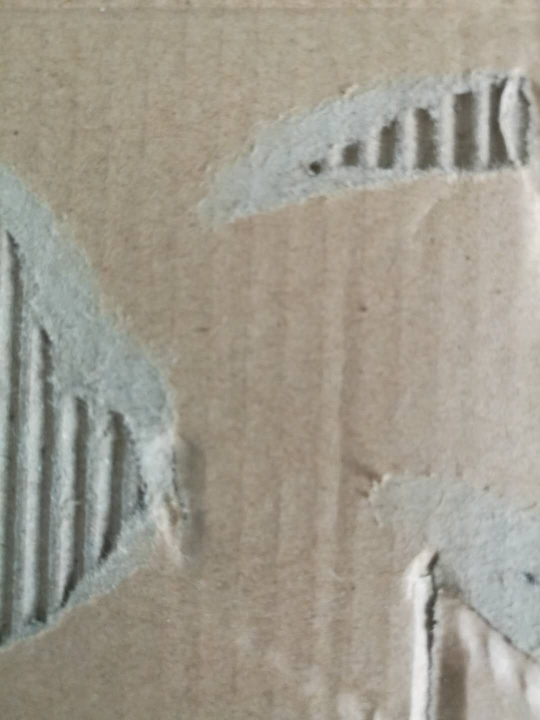
#> input picture images/0001.jpg, 1080 x 1440 px, found by its file name (shown at 1/2 size)
$ python taskTest.py
#> lines starting #> are read from the running program, lines starting #| are printed output that depends on the picture
#> further down, img is the input picture: shape (1440, 1080, 3); mean B, G, R 142, 154.6, 159.8
import cv2
import os
import glob
import matplotlib.pyplot as plt
import numpy as np


def preprocess_image(img):
    """
    Выполняет три этапа предобработки:
    1. Деноизация с помощью fastNlMeansDenoisingColored.
    2. Гистограммная эквализация яркости (L-канала в LAB) для коррекции яркости и контраста.
    3. Цветовая нормализация с помощью cv2.normalize.

    Возвращает:
        denoised  - изображение после денойзинга,
        equalized - изображение после гистограммной эквализации,
        normalized- изображение после цветовой нормализации.
    """
    # 1. Деноизация
    img = cv2.resize(img, (640, 640), cv2.INTER_NEAREST)
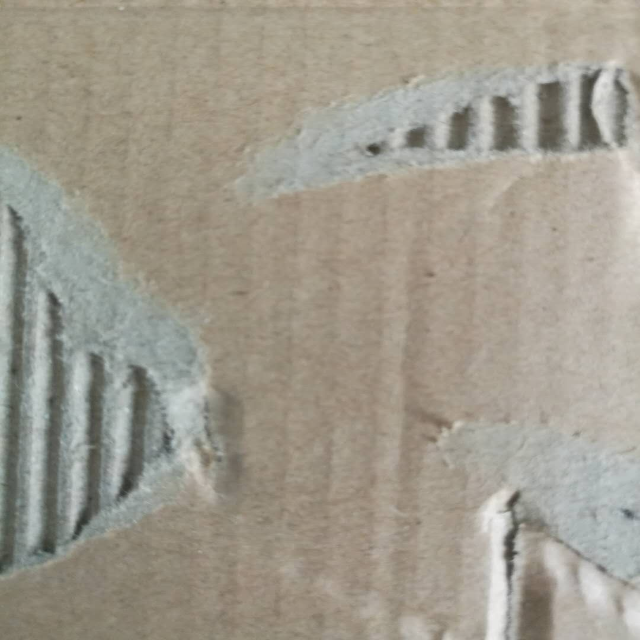
#> img: shape (640, 640, 3); mean of channels 0, 1, 2 141.9, 154.5, 159.7; drawn as B, G, R
    denoised = cv2.fastNlMeansDenoisingColored(img, None, h=10, hColor=10, templateWindowSize=7, searchWindowSize=21)

    # 2. Гистограммная эквализация для коррекции яркости/контраста
    # Перевод изображения из BGR в LAB
    lab = cv2.cvtColor(denoised, cv2.COLOR_RGB2LAB)
#> lab: shape (640, 640, 3); mean of channels 0, 1, 2 160.3, 124.6, 123.8
    l, a, b = cv2.split(lab)
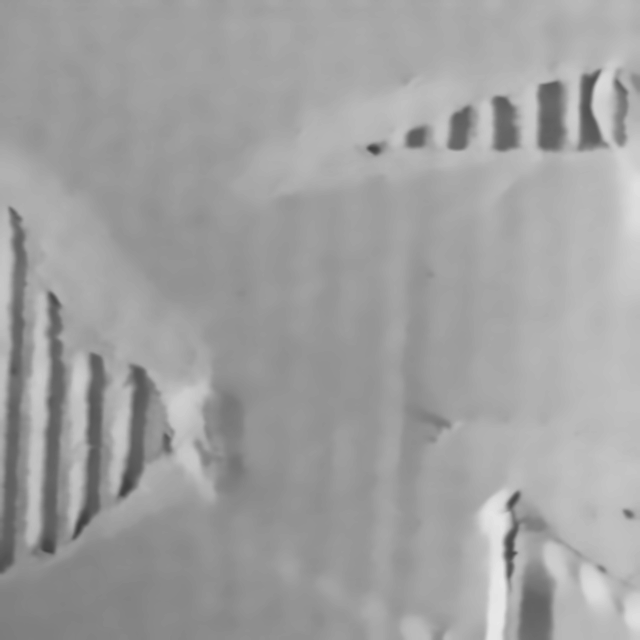
#> l: shape (640, 640); min 62, max 233, mean 160.3
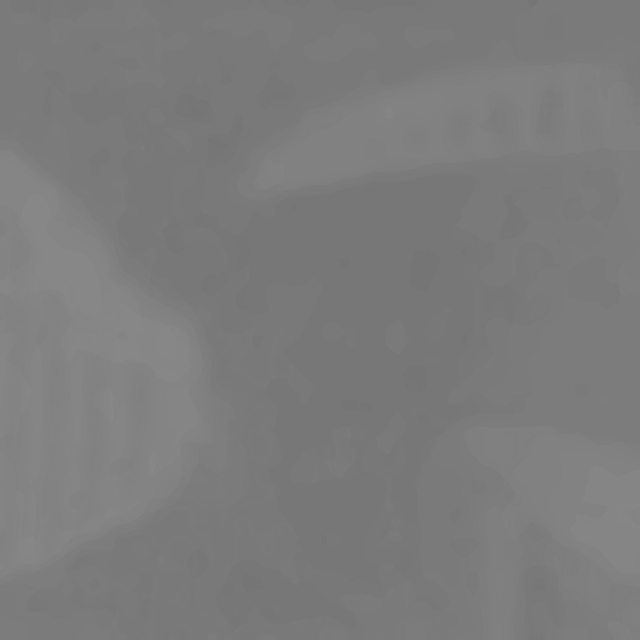
#> b: shape (640, 640); min 117, max 135, mean 123.8
    # Применяем гистограммную эквализацию к L-каналу
    l_eq = cv2.equalizeHist(l)
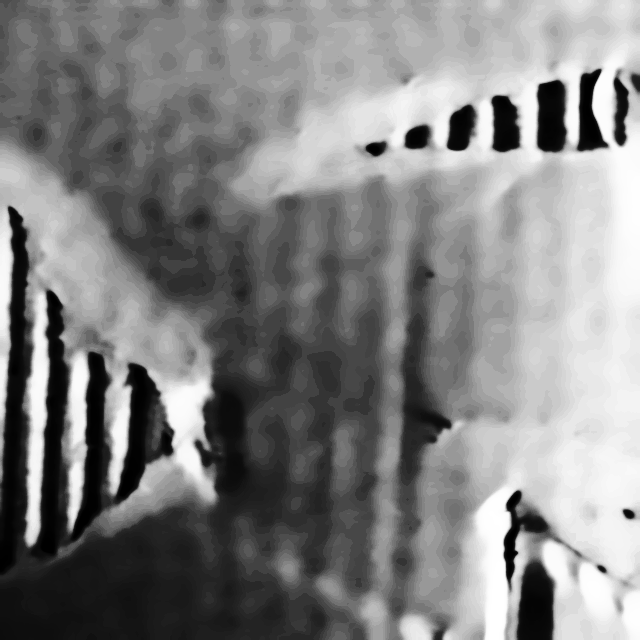
#> l_eq: shape (640, 640); min 0, max 255, mean 129.7
    lab_eq = cv2.merge((l_eq, a, b))
#> lab_eq: shape (640, 640, 3); mean of channels 0, 1, 2 129.7, 124.6, 123.8
    equalized = cv2.cvtColor(lab_eq, cv2.COLOR_LAB2RGB)
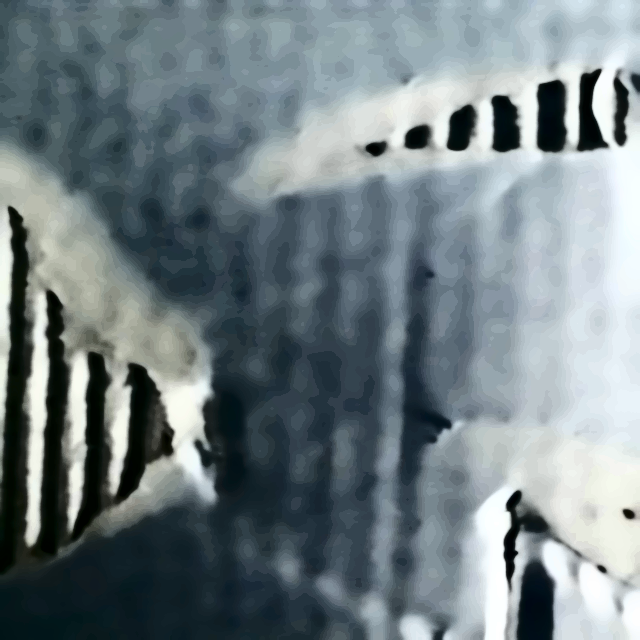
#> equalized: shape (640, 640, 3); mean R, G, B 114.4, 127.1, 131.5

    return denoised, equalized


def preprocess_dataset(input_folder, output_folder):
    """
    Обрабатывает все изображения из input_folder, применяя функцию preprocess_image,
    и сохраняет обработанные изображения в output_folder.
    """
    if not os.path.exists(output_folder):
        os.makedirs(output_folder)

    # Ищем файлы с расширениями jpg, jpeg, png, bmp
    extensions = ['*.jpg', '*.jpeg', '*.png', '*.bmp']
    image_paths = []
    for ext in extensions:
        image_paths.extend(glob.glob(os.path.join(input_folder, ext)))

    for img_path in image_paths:
        img = cv2.imread(img_path)
        if img is None:
            continue
        _, _, processed_img = preprocess_image(img)
        base_name = os.path.basename(img_path)
        save_path = os.path.join(output_folder, base_name)
        cv2.imwrite(save_path, processed_img)
        print(f"Processed and saved: {save_path}")


# Загрузка исходного изображения
img_path = 'C:/Users/dania/PycharmProjects/pythonProject/segmentation/images/0001.jpg'
img = cv2.imread(img_path)
if img is None:
    raise FileNotFoundError("Изображение не найдено, проверьте путь.")

# Выполняем предобработку и получаем промежуточные результаты
denoised, equalized = preprocess_image(img)


# Функция для корректного отображения изображения в matplotlib (BGR -> RGB)
def display_image(title, image, cmap=None):
    plt.imshow(cv2.cvtColor(image, cv2.COLOR_BGR2RGB) if image.ndim == 3 else image, cmap=cmap)
    plt.title(title)
    plt.axis('off')


# Выводим исходное изображение и результаты после каждого этапа обработки
plt.figure(figsize=(18, 6))

plt.subplot(1, 3, 1)
display_image("Исходное изображение", img)

plt.subplot(1, 3, 2)
display_image("После денойзинга", denoised)

plt.subplot(1, 3, 3)
display_image("После гистограммной эквализации", equalized)

plt.tight_layout()
plt.show()
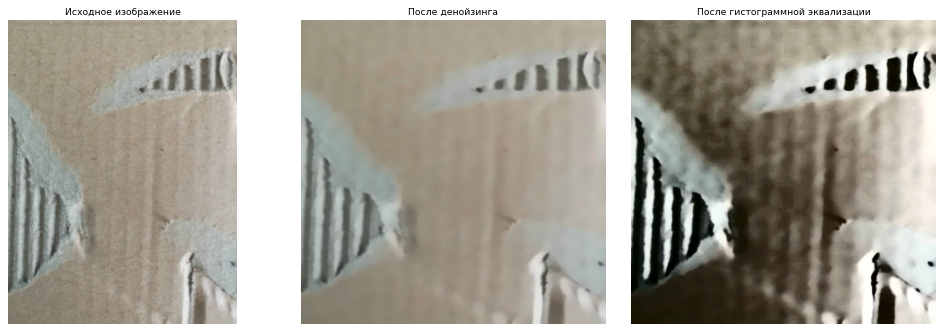
#> figure drawn by matplotlib, 3 panels; B, G, R data is drawn as R, G, B

$ run again, with images/1060.jpg copied over images/0001.jpg
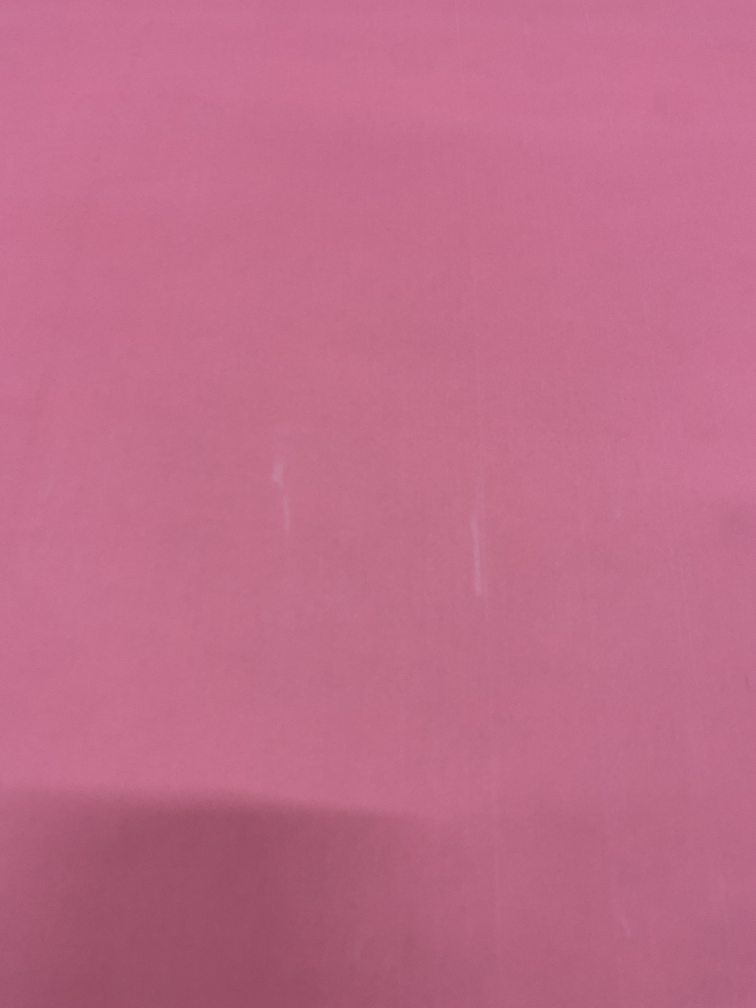
#> input picture images/1060.jpg, 3024 x 4032 px, found by its file name (shown at 1/4 size)
#> img is the input picture: shape (4032, 3024, 3); mean B, G, R 137.3, 108.5, 191.2
#> img: shape (640, 640, 3)
#> lab: shape (640, 640, 3); mean of channels 0, 1, 2 131.7, 157.1, 88.6
#> lab_eq: shape (640, 640, 3); mean of channels 0, 1, 2 139.5, 157.1, 88.6
#> in preprocess_image, `equalized = cv2.cvtColor(lab_eq, cv2.COLOR_LAB2RGB)`:
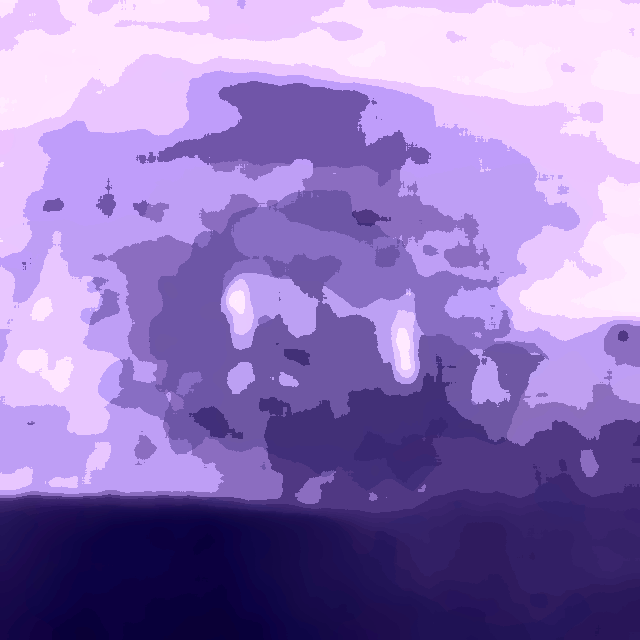
#> equalized: shape (640, 640, 3); mean R, G, B 145.8, 120.3, 187.6
#> `plt.show()`:
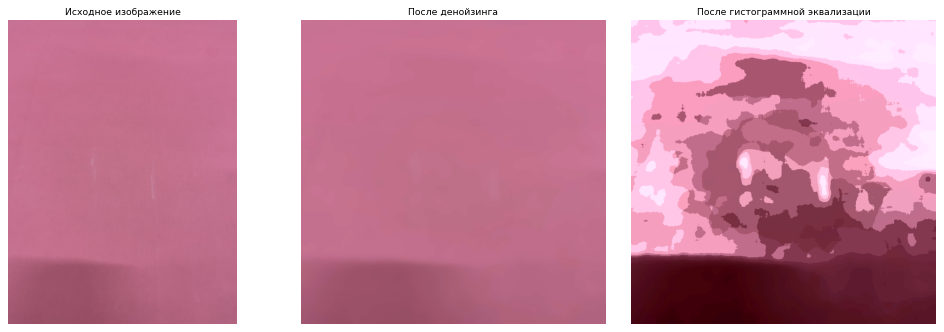
#> figure drawn by matplotlib, 3 panels; B, G, R data is drawn as R, G, B
